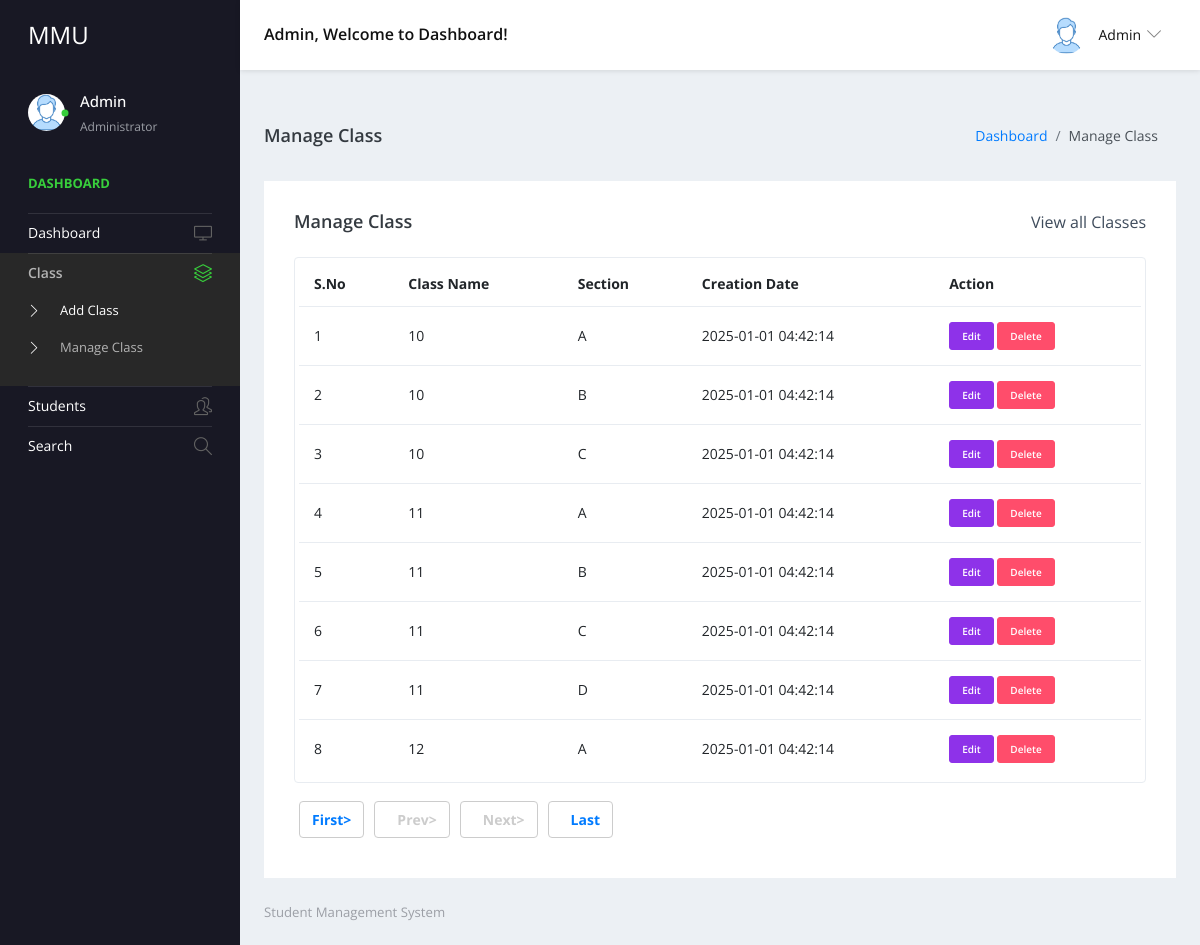
The app's page /admin/manage-class.php (signed in) with its own data.
### tables this page shows
CREATE TABLE `tblclass` (
  `ID` int(5) NOT NULL,
  `ClassName` varchar(50) DEFAULT NULL,
  `Section` varchar(20) DEFAULT NULL,
  `CreationDate` timestamp NULL DEFAULT current_timestamp()
);

### admin/manage-class.php (the view, shortened to what this page needs)
<?php
include('includes/dbconnection.php');
if (strlen($_SESSION['sturecmsaid']==0)) {
  header('location:logout.php');
  } else{
?>
<!DOCTYPE html>
<html lang="en">
  <head>
    <link rel="stylesheet" href="vendors/simple-line-icons/css/simple-line-icons.css">
    <link rel="stylesheet" href="vendors/flag-icon-css/css/flag-icon.min.css">
    <link rel="stylesheet" href="vendors/css/vendor.bundle.base.css">
    <link rel="stylesheet" href="./vendors/daterangepicker/daterangepicker.css">
    <link rel="stylesheet" href="./vendors/chartist/chartist.min.css">
    <link rel="stylesheet" href="./css/style.css">
  </head>
  <body>
    <div class="container-scroller">
     <?php include_once('includes/header.php');?>
      <div class="container-fluid page-body-wrapper">
        <?php include_once('includes/sidebar.php');?>
        <div class="main-panel">
          <div class="content-wrapper">
             <div class="page-header">
              <h3 class="page-title"> Manage Class </h3>
              <nav aria-label="breadcrumb">
                <ol class="breadcrumb">
                  <li class="breadcrumb-item"><a href="dashboard.php">Dashboard</a></li>
                  <li class="breadcrumb-item active" aria-current="page"> Manage Class</li>
                </ol>
              </nav>
            </div>
            <div class="row">
              <div class="col-md-12 grid-margin stretch-card">
                <div class="card">
                  <div class="card-body">
                    <div class="d-sm-flex align-items-center mb-4">
                      <h4 class="card-title mb-sm-0">Manage Class</h4>
                      <a href="#" class="text-dark ml-auto mb-3 mb-sm-0"> View all Classes</a>
                    </div>
                    <div class="table-responsive border rounded p-1">
                      <table class="table">
                        <thead>
                          <tr>
                            <th class="font-weight-bold">S.No</th>
                            <th class="font-weight-bold">Class Name</th>
                            <th class="font-weight-bold">Section</th>
                            <th class="font-weight-bold">Creation Date</th>
                            <th class="font-weight-bold">Action</th>
                          </tr>
                        </thead>
                        <tbody>
                           <?php
                           if (isset($_GET['pageno'])) {
            $pageno = $_GET['pageno'];
        } else {
            $pageno = 1;
        }
        $no_of_records_per_page =15;
        $offset = ($pageno-1) * $no_of_records_per_page;
       $ret = "SELECT ID FROM tblclass";
$query1 = $dbh -> prepare($ret);
$query1->execute();
$total_rows=$query1->rowCount();
$total_pages = ceil($total_rows / $no_of_records_per_page);
$sql="SELECT * from tblclass LIMIT $offset, $no_of_records_per_page";
$query = $dbh -> prepare($sql);
$query->execute();
$results=$query->fetchAll(PDO::FETCH_OBJ);
$cnt=1;
if($query->rowCount() > 0)
{
foreach($results as $row)
{               ?>
                          <tr>
                            <td><?php echo htmlentities($cnt);?></td>
                            <td><?php  echo htmlentities($row->ClassName);?></td>
                            <td><?php  echo htmlentities($row->Section);?></td>
                            <td><?php  echo htmlentities($row->CreationDate);?></td>
                            <td>
                              <div><a href="edit-class-detail.php?editid=<?php echo htmlentities ($row->ID);?>" class="btn btn-info btn-xs">Edit</a>
                                                 <a href="manage-class.php?delid=<?php echo ($row->ID);?>" onclick="return confirm('Do you really want to Delete ?');" class="btn btn-danger btn-xs"> Delete</a></div>
                            </td>
                          </tr><?php $cnt=$cnt+1;}} ?>
                        </tbody>
                      </table>
                    </div>
                    <div align="left" class="mt-4">
    <ul class="pagination" >
        <li><a href="?pageno=1"><strong>First></strong></a></li>
        <li class="<?php if($pageno <= 1){ echo 'disabled'; } ?>">
            <a href="<?php if($pageno <= 1){ echo '#'; } else { echo "?pageno=".($pageno - 1); } ?>"><strong style="padding-left: 10px">Prev></strong></a>
        </li>
        <li class="<?php if($pageno >= $total_pages){ echo 'disabled'; } ?>">
            <a href="<?php if($pageno >= $total_pages){ echo '#'; } else { echo "?pageno=".($pageno + 1); } ?>"><strong style="padding-left: 10px">Next></strong></a>
        </li>
        <li><a href="?pageno=<?php echo $total_pages; ?>"><strong style="padding-left: 10px">Last</strong></a></li>
    </ul>
</div>
                  </div>
                </div>
              </div>
            </div>
          </div>
         <?php include_once('includes/footer.php');?>
        </div>
      </div>
    </div>
  </body>
</html><?php }  ?>

### admin/includes/header.php (shortened to what this page needs)
<nav class="navbar default-layout-navbar col-lg-12 col-12 p-0 fixed-top d-flex flex-row">
  <div class="navbar-brand-wrapper d-flex align-items-center">
    <a class="navbar-brand brand-logo" href="dashboard.php">
      <strong style="color: white;">MMU</strong>
    </a>
  </div>
  <?php
  $aid = $_SESSION['sturecmsaid'];
  $sql = "SELECT * FROM admin WHERE Admin_ID = :aid";
  $query = $dbh->prepare($sql);
  $query->bindParam(':aid', $aid, PDO::PARAM_INT);
  $query->execute();
  $admin = $query->fetch(PDO::FETCH_OBJ);
  ?>
  <div class="navbar-menu-wrapper d-flex align-items-center flex-grow-1">
    <h5 class="mb-0 font-weight-medium d-none d-lg-flex">
      <?= htmlentities($admin->Admin_name); ?>, Welcome to Dashboard!
    </h5>
    <ul class="navbar-nav navbar-nav-right ml-auto">
      <li class="nav-item dropdown d-none d-xl-inline-flex user-dropdown">
        <a class="nav-link dropdown-toggle" id="UserDropdown" href="#" data-toggle="dropdown" aria-expanded="false">
          <img class="img-xs rounded-circle ml-2" src="images/faces/face8.jpg" alt="Profile image">
          <span class="font-weight-normal"><?= htmlentities($admin->Admin_name); ?></span>
        </a>
      </li>
    </ul>
  </div>
</nav>

### admin/includes/sidebar.php (shortened to what this page needs)
<nav class="sidebar sidebar-offcanvas" id="sidebar">
  <ul class="nav">
    <li class="nav-item nav-profile">
      <a href="#" class="nav-link">
        <div class="profile-image">
          <img class="img-xs rounded-circle" src="images/faces/face8.jpg" alt="profile image">
          <div class="dot-indicator bg-success"></div>
        </div>
        <div class="text-wrapper">
          <?php
          $aid = $_SESSION['sturecmsaid'];
          $sql = "SELECT * FROM admin WHERE Admin_ID = :aid";
          $query = $dbh->prepare($sql);
          $query->bindParam(':aid', $aid, PDO::PARAM_INT);
          $query->execute();
          $admin = $query->fetch(PDO::FETCH_OBJ);
          ?>
          <p class="profile-name"><?= htmlentities($admin->Admin_name); ?></p>
          <p class="designation">Administrator</p>
        </div>
      </a>
    </li>
    <li class="nav-item nav-category">
      <span class="nav-link">Dashboard</span>
    </li>
    <li class="nav-item">
      <a class="nav-link" href="dashboard.php">
        <span class="menu-title">Dashboard</span>
        <i class="icon-screen-desktop menu-icon"></i>
      </a>
    </li>
    <li class="nav-item">
      <a class="nav-link" data-toggle="collapse" href="#classMenu" aria-expanded="false" aria-controls="classMenu">
        <span class="menu-title">Class</span>
        <i class="icon-layers menu-icon"></i>
      </a>
      <div class="collapse" id="classMenu">
        <ul class="nav flex-column sub-menu">
          <li class="nav-item"><a class="nav-link" href="add-class.php">Add Class</a></li>
          <li class="nav-item"><a class="nav-link" href="manage-class.php">Manage Class</a></li>
        </ul>
      </div>
    </li>
    <li class="nav-item">
      <a class="nav-link" data-toggle="collapse" href="#studentMenu" aria-expanded="false" aria-controls="studentMenu">
        <span class="menu-title">Students</span>
        <i class="icon-people menu-icon"></i>
      </a>
    </li>
    <li class="nav-item">
      <a class="nav-link" href="search.php">
        <span class="menu-title">Search</span>
        <i class="icon-magnifier menu-icon"></i>
      </a>
    </li>
  </ul>
</nav>

### admin/includes/footer.php
<footer class="footer">
            <div class="d-sm-flex justify-content-center justify-content-sm-between">
              <span class="text-muted d-block text-center text-sm-left d-sm-inline-block" style="color: blue;">Student  Management System</span>
            </div>
          </footer>

### records on screen
tblclass: ClassName "10", Section "A", CreationDate "2025-01-01 04:42:14"
tblclass: ClassName "10", Section "B", CreationDate "2025-01-01 04:42:14"
tblclass: ClassName "10", Section "C", CreationDate "2025-01-01 04:42:14"
tblclass: ClassName "11", Section "A", CreationDate "2025-01-01 04:42:14"
tblclass: ClassName "11", Section "B", CreationDate "2025-01-01 04:42:14"
tblclass: ClassName "11", Section "C", CreationDate "2025-01-01 04:42:14"
tblclass: ClassName "11", Section "D", CreationDate "2025-01-01 04:42:14"
tblclass: ClassName "12", Section "A", CreationDate "2025-01-01 04:42:14"

### other values on screen
$admin->Admin_name "Admin"
